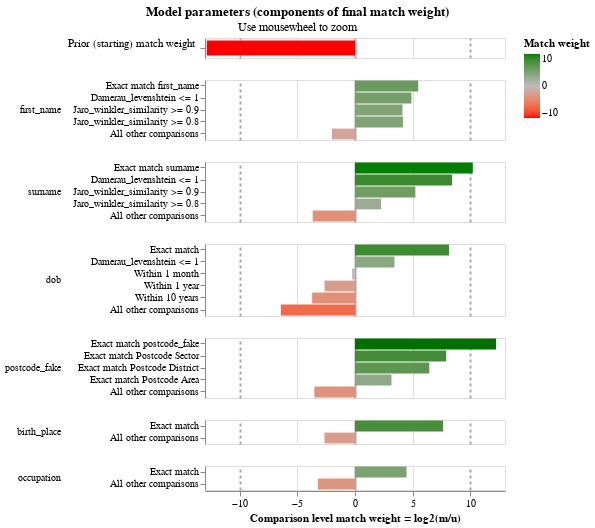

Here is the notebook cell this chart was saved with:
### Code cell
linker.match_weights_chart()

### Figure 1 — Vega-Lite specification as saved in the notebook (floating-point values rounded to 4 significant figures)
{"config": {"view": {"continuousWidth": 300, "continuousHeight": 300, "discreteHeight": 60, "discreteWidth": 400}, "header": {"title": null}, "mark": {"tooltip": null}, "title": {"anchor": "middle"}}, "vconcat": [{"mark": {"type": "bar", "clip": true, "height": 15}, "encoding": {"color": {"field": "log2_bayes_factor", "scale": {"domain": [-10, 0, 10], "interpolate": "lab", "range": ["red", "#bbbbbb", "green"]}, "title": "Match weight", "type": "quantitative"}, "tooltip": [{"field": "comparison_name", "title": "Comparison name", "type": "nominal"}, {"field": "probability_two_random_records_match", "format": ".4f", "title": "Probability two random records match", "type": "nominal"}, {"field": "log2_bayes_factor", "format": ",.4f", "title": "Equivalent match weight", "type": "quantitative"}, {"field": "bayes_factor_description", "title": "Match weight description", "type": "nominal"}], "x": {"axis": {"domain": false, "gridColor": {"condition": {"test": "abs(datum.value / 10)  <= 1 & datum.value % 10 === 0", "value": "#aaa"}, "value": "#ddd"}, "gridDash": {"condition": {"test": "abs(datum.value / 10) == 1", "value": [3]}, "value": null}, "gridWidth": {"condition": {"test": "abs(datum.value / 10)  <= 1 & datum.value % 10 === 0", "value": 2}, "value": 1}, "labels": false, "ticks": false, "title": ""}, "field": "log2_bayes_factor", "scale": {"domain": [-13, 13]}, "type": "quantitative"}, "y": {"axis": {"title": "Prior (starting) match weight", "titleAlign": "right", "titleAngle": 0, "titleFontWeight": "normal"}, "field": "label_for_charts", "sort": {"field": "comparison_vector_value", "order": "descending"}, "type": "nominal"}}, "height": 20, "transform": [{"filter": "(datum.comparison_name == 'probability_two_random_records_match')"}]}, {"mark": {"type": "bar", "clip": true}, "encoding": {"color": {"field": "log2_bayes_factor", "scale": {"domain": [-10, 0, 10], "interpolate": "lab", "range": ["red", "#bbbbbb", "green"]}, "title": "Match weight", "type": "quantitative"}, "row": {"field": "comparison_name", "header": {"labelAlign": "left", "labelAnchor": "middle", "labelAngle": 0}, "sort": {"field": "comparison_sort_order"}, "type": "nominal"}, "tooltip": [{"field": "comparison_name", "title": "Comparison name", "type": "nominal"}, {"field": "label_for_charts", "title": "Label", "type": "ordinal"}, {"field": "sql_condition", "title": "SQL condition", "type": "nominal"}, {"field": "m_probability", "format": ".4f", "title": "M probability", "type": "quantitative"}, {"field": "u_probability", "format": ".4f", "title": "U probability", "type": "quantitative"}, {"field": "bayes_factor", "format": ",.4f", "title": "Bayes factor = m/u", "type": "quantitative"}, {"field": "log2_bayes_factor", "format": ",.4f", "title": "Match weight = log2(m/u)", "type": "quantitative"}, {"field": "bayes_factor_description", "title": "Match weight description", "type": "nominal"}], "x": {"axis": {"gridColor": {"condition": {"test": "abs(datum.value / 10)  <= 1 & datum.value % 10 === 0", "value": "#aaa"}, "value": "#ddd"}, "gridDash": {"condition": {"test": "abs(datum.value / 10) == 1", "value": [3]}, "value": null}, "gridWidth": {"condition": {"test": "abs(datum.value / 10)  <= 1 & datum.value % 10 === 0", "value": 2}, "value": 1}, "title": "Comparison level match weight = log2(m/u)"}, "field": "log2_bayes_factor", "scale": {"domain": [-13, 13]}, "type": "quantitative"}, "y": {"axis": {"title": null}, "field": "label_for_charts", "sort": {"field": "comparison_vector_value", "order": "descending"}, "type": "nominal"}}, "height": {"step": 12}, "resolve": {"axis": {"y": "independent"}, "scale": {"y": "independent"}}, "transform": [{"filter": "(datum.comparison_name != 'probability_two_random_records_match')"}]}], "data": {"name": "data-06e728e4985449f8eea1ad4f28c22a69"}, "params": [{"name": "mouse_zoom", "select": {"type": "interval", "encodings": ["x"]}, "bind": "scales", "views": []}], "resolve": {"axis": {"y": "independent"}, "scale": {"y": "independent"}}, "title": {"text": "Model parameters (components of final match weight)", "subtitle": "Use mousewheel to zoom"}, "$schema": "https://vega.github.io/schema/vega-lite/v5.9.3.json", "datasets": {"data-06e728e4985449f8eea1ad4f28c22a69": [{"comparison_name": "probability_two_random_records_match", "sql_condition": null, "label_for_charts": "", "m_probability": null, "u_probability": null, "m_probability_description": null, "u_probability_description": null, "has_tf_adjustments": false, "tf_adjustment_column": null, "tf_adjustment_weight": null, "is_null_level": false, "bayes_factor": 0.0001358, "log2_bayes_factor": -12.85, "comparison_vector_value": 0, "max_comparison_vector_value": 0, "bayes_factor_description": "The probability that two random records drawn at random match is 0.000 or one in  7,362.3 records.This is equivalent to a starting match weight of -12.846.", "probability_two_random_records_match": 0.0001358, "comparison_sort_order": -1}, {"comparison_name": "first_name", "sql_condition": "\"first_name_l\" = \"first_name_r\"", "label_for_charts": "Exact match first_name", "m_probability": 0.5441, "u_probability": 0.01222, "m_probability_description": "Amongst matching record comparisons, 54.41% of records are in the exact match first_name comparison level", "u_probability_description": "Amongst non-matching record comparisons, 1.22% of records are in the exact match first_name comparison level", "has_tf_adjustments": true, "tf_adjustment_column": "first_name", "tf_adjustment_weight": 1.0, "is_null_level": false, "bayes_factor": 44.51, "log2_bayes_factor": 5.476, "comparison_vector_value": 4, "max_comparison_vector_value": 4, "bayes_factor_description": "If comparison level is `exact match first_name` then comparison is 44.51 times more likely to be a match", "probability_two_random_records_match": 0.0001358, "comparison_sort_order": 0}, {"comparison_name": "first_name", "sql_condition": "damerau_levenshtein(\"first_name_l\", \"first_name_r\") <= 1", "label_for_charts": "Damerau_levenshtein <= 1", "m_probability": 0.08597, "u_probability": 0.002895, "m_probability_description": "Amongst matching record comparisons, 8.60% of records are in the damerau_levenshtein <= 1 comparison level", "u_probability_description": "Amongst non-matching record comparisons, 0.29% of records are in the damerau_levenshtein <= 1 comparison level", "has_tf_adjustments": false, "tf_adjustment_column": null, "tf_adjustment_weight": 1.0, "is_null_level": false, "bayes_factor": 29.7, "log2_bayes_factor": 4.892, "comparison_vector_value": 3, "max_comparison_vector_value": 4, "bayes_factor_description": "If comparison level is `damerau_levenshtein <= 1` then comparison is 29.70 times more likely to be a match", "probability_two_random_records_match": 0.0001358, "comparison_sort_order": 0}, {"comparison_name": "first_name", "sql_condition": "jaro_winkler_similarity(\"first_name_l\", \"first_name_r\") >= 0.9", "label_for_charts": "Jaro_winkler_similarity >= 0.9", "m_probability": 0.03691, "u_probability": 0.002138, "m_probability_description": "Amongst matching record comparisons, 3.69% of records are in the jaro_winkler_similarity >= 0.9 comparison level", "u_probability_description": "Amongst non-matching record comparisons, 0.21% of records are in the jaro_winkler_similarity >= 0.9 comparison level", "has_tf_adjustments": false, "tf_adjustment_column": null, "tf_adjustment_weight": 1.0, "is_null_level": false, "bayes_factor": 17.27, "log2_bayes_factor": 4.11, "comparison_vector_value": 2, "max_comparison_vector_value": 4, "bayes_factor_description": "If comparison level is `jaro_winkler_similarity >= 0.9` then comparison is 17.27 times more likely to be a match", "probability_two_random_records_match": 0.0001358, "comparison_sort_order": 0}, {"comparison_name": "first_name", "sql_condition": "jaro_winkler_similarity(\"first_name_l\", \"first_name_r\") >= 0.8", "label_for_charts": "Jaro_winkler_similarity >= 0.8", "m_probability": 0.08948, "u_probability": 0.004985, "m_probability_description": "Amongst matching record comparisons, 8.95% of records are in the jaro_winkler_similarity >= 0.8 comparison level", "u_probability_description": "Amongst non-matching record comparisons, 0.50% of records are in the jaro_winkler_similarity >= 0.8 comparison level", "has_tf_adjustments": false, "tf_adjustment_column": null, "tf_adjustment_weight": 1.0, "is_null_level": false, "bayes_factor": 17.95, "log2_bayes_factor": 4.166, "comparison_vector_value": 1, "max_comparison_vector_value": 4, "bayes_factor_description": "If comparison level is `jaro_winkler_similarity >= 0.8` then comparison is 17.95 times more likely to be a match", "probability_two_random_records_match": 0.0001358, "comparison_sort_order": 0}, {"comparison_name": "first_name", "sql_condition": "ELSE", "label_for_charts": "All other comparisons", "m_probability": 0.2435, "u_probability": 0.9778, "m_probability_description": "Amongst matching record comparisons, 24.35% of records are in the all other comparisons comparison level", "u_probability_description": "Amongst non-matching record comparisons, 97.78% of records are in the all other comparisons comparison level", "has_tf_adjustments": false, "tf_adjustment_column": null, "tf_adjustment_weight": 1.0, "is_null_level": false, "bayes_factor": 0.249, "log2_bayes_factor": -2.006, "comparison_vector_value": 0, "max_comparison_vector_value": 4, "bayes_factor_description": "If comparison level is `all other comparisons` then comparison is  4.02 times less likely to be a match", "probability_two_random_records_match": 0.0001358, "comparison_sort_order": 0}, {"comparison_name": "surname", "sql_condition": "\"surname_l\" = \"surname_r\"", "label_for_charts": "Exact match surname", "m_probability": 0.7702, "u_probability": 0.0006509, "m_probability_description": "Amongst matching record comparisons, 77.02% of records are in the exact match surname comparison level", "u_probability_description": "Amongst non-matching record comparisons, 0.07% of records are in the exact match surname comparison level", "has_tf_adjustments": true, "tf_adjustment_column": "surname", "tf_adjustment_weight": 1.0, "is_null_level": false, "bayes_factor": 1183.0, "log2_bayes_factor": 10.21, "comparison_vector_value": 4, "max_comparison_vector_value": 4, "bayes_factor_description": "If comparison level is `exact match surname` then comparison is 1,183.29 times more likely to be a match", "probability_two_random_records_match": 0.0001358, "comparison_sort_order": 1}, {"comparison_name": "surname", "sql_condition": "damerau_levenshtein(\"surname_l\", \"surname_r\") <= 1", "label_for_charts": "Damerau_levenshtein <= 1", "m_probability": 0.1264, "u_probability": 0.0003716, "m_probability_description": "Amongst matching record comparisons, 12.64% of records are in the damerau_levenshtein <= 1 comparison level", "u_probability_description": "Amongst non-matching record comparisons, 0.04% of records are in the damerau_levenshtein <= 1 comparison level", "has_tf_adjustments": false, "tf_adjustment_column": null, "tf_adjustment_weight": 1.0, "is_null_level": false, "bayes_factor": 340.0, "log2_bayes_factor": 8.41, "comparison_vector_value": 3, "max_comparison_vector_value": 4, "bayes_factor_description": "If comparison level is `damerau_levenshtein <= 1` then comparison is 340.03 times more likely to be a match", "probability_two_random_records_match": 0.0001358, "comparison_sort_order": 1}, {"comparison_name": "surname", "sql_condition": "jaro_winkler_similarity(\"surname_l\", \"surname_r\") >= 0.9", "label_for_charts": "Jaro_winkler_similarity >= 0.9", "m_probability": 0.01049, "u_probability": 0.0002798, "m_probability_description": "Amongst matching record comparisons, 1.05% of records are in the jaro_winkler_similarity >= 0.9 comparison level", "u_probability_description": "Amongst non-matching record comparisons, 0.03% of records are in the jaro_winkler_similarity >= 0.9 comparison level", "has_tf_adjustments": false, "tf_adjustment_column": null, "tf_adjustment_weight": 1.0, "is_null_level": false, "bayes_factor": 37.51, "log2_bayes_factor": 5.229, "comparison_vector_value": 2, "max_comparison_vector_value": 4, "bayes_factor_description": "If comparison level is `jaro_winkler_similarity >= 0.9` then comparison is 37.51 times more likely to be a match", "probability_two_random_records_match": 0.0001358, "comparison_sort_order": 1}, {"comparison_name": "surname", "sql_condition": "jaro_winkler_similarity(\"surname_l\", \"surname_r\") >= 0.8", "label_for_charts": "Jaro_winkler_similarity >= 0.8", "m_probability": 0.01439, "u_probability": 0.003009, "m_probability_description": "Amongst matching record comparisons, 1.44% of records are in the jaro_winkler_similarity >= 0.8 comparison level", "u_probability_description": "Amongst non-matching record comparisons, 0.30% of records are in the jaro_winkler_similarity >= 0.8 comparison level", "has_tf_adjustments": false, "tf_adjustment_column": null, "tf_adjustment_weight": 1.0, "is_null_level": false, "bayes_factor": 4.781, "log2_bayes_factor": 2.257, "comparison_vector_value": 1, "max_comparison_vector_value": 4, "bayes_factor_description": "If comparison level is `jaro_winkler_similarity >= 0.8` then comparison is 4.78 times more likely to be a match", "probability_two_random_records_match": 0.0001358, "comparison_sort_order": 1}, {"comparison_name": "surname", "sql_condition": "ELSE", "label_for_charts": "All other comparisons", "m_probability": 0.07852, "u_probability": 0.9957, "m_probability_description": "Amongst matching record comparisons, 7.85% of records are in the all other comparisons comparison level", "u_probability_description": "Amongst non-matching record comparisons, 99.57% of records are in the all other comparisons comparison level", "has_tf_adjustments": false, "tf_adjustment_column": null, "tf_adjustment_weight": 1.0, "is_null_level": false, "bayes_factor": 0.07886, "log2_bayes_factor": -3.665, "comparison_vector_value": 0, "max_comparison_vector_value": 4, "bayes_factor_description": "If comparison level is `all other comparisons` then comparison is  12.68 times less likely to be a match", "probability_two_random_records_match": 0.0001358, "comparison_sort_order": 1}, {"comparison_name": "dob", "sql_condition": "\"dob_l\" = \"dob_r\"", "label_for_charts": "Exact match", "m_probability": 0.688, "u_probability": 0.002427, "m_probability_description": "Amongst matching record comparisons, 68.80% of records are in the exact match comparison level", "u_probability_description": "Amongst non-matching record comparisons, 0.24% of records are in the exact match comparison level", "has_tf_adjustments": false, "tf_adjustment_column": null, "tf_adjustment_weight": 1.0, "is_null_level": false, "bayes_factor": 283.4, "log2_bayes_factor": 8.147, "comparison_vector_value": 5, "max_comparison_vector_value": 5, "bayes_factor_description": "If comparison level is `exact match` then comparison is 283.43 times more likely to be a match", "probability_two_random_records_match": 0.0001358, "comparison_sort_order": 2}, {"comparison_name": "dob", "sql_condition": "damerau_levenshtein(\"dob_l\", \"dob_r\") <= 1", "label_for_charts": "Damerau_levenshtein <= 1", "m_probability": 0.2764, "u_probability": 0.02577, "m_probability_description": "Amongst matching record comparisons, 27.64% of records are in the damerau_levenshtein <= 1 comparison level", "u_probability_description": "Amongst non-matching record comparisons, 2.58% of records are in the damerau_levenshtein <= 1 comparison level", "has_tf_adjustments": false, "tf_adjustment_column": null, "tf_adjustment_weight": 1.0, "is_null_level": false, "bayes_factor": 10.73, "log2_bayes_factor": 3.423, "comparison_vector_value": 4, "max_comparison_vector_value": 5, "bayes_factor_description": "If comparison level is `damerau_levenshtein <= 1` then comparison is 10.73 times more likely to be a match", "probability_two_random_records_match": 0.0001358, "comparison_sort_order": 2}, {"comparison_name": "dob", "sql_condition": "\n            abs(date_diff('month',\n                strptime(\"dob_l\", '%Y-%m-%d'),\n                strptime(\"dob_r\", '%Y-%m-%d'))\n                ) <= 1\n        ", "label_for_charts": "Within 1 month", "m_probability": 0.003176, "u_probability": 0.003775, "m_probability_description": "Amongst matching record comparisons, 0.32% of records are in the within 1 month comparison level", "u_probability_description": "Amongst non-matching record comparisons, 0.38% of records are in the within 1 month comparison level", "has_tf_adjustments": false, "tf_adjustment_column": null, "tf_adjustment_weight": 1.0, "is_null_level": false, "bayes_factor": 0.8412, "log2_bayes_factor": -0.2494, "comparison_vector_value": 3, "max_comparison_vector_value": 5, "bayes_factor_description": "If comparison level is `within 1 month` then comparison is  1.19 times less likely to be a match", "probability_two_random_records_match": 0.0001358, "comparison_sort_order": 2}, {"comparison_name": "dob", "sql_condition": "\n            abs(date_diff('year',\n                strptime(\"dob_l\", '%Y-%m-%d'),\n                strptime(\"dob_r\", '%Y-%m-%d'))\n                ) <= 1\n        ", "label_for_charts": "Within 1 year", "m_probability": 0.007452, "u_probability": 0.04654, "m_probability_description": "Amongst matching record comparisons, 0.75% of records are in the within 1 year comparison level", "u_probability_description": "Amongst non-matching record comparisons, 4.65% of records are in the within 1 year comparison level", "has_tf_adjustments": false, "tf_adjustment_column": null, "tf_adjustment_weight": 1.0, "is_null_level": false, "bayes_factor": 0.1601, "log2_bayes_factor": -2.643, "comparison_vector_value": 2, "max_comparison_vector_value": 5, "bayes_factor_description": "If comparison level is `within 1 year` then comparison is  6.25 times less likely to be a match", "probability_two_random_records_match": 0.0001358, "comparison_sort_order": 2}, {"comparison_name": "dob", "sql_condition": "\n            abs(date_diff('year',\n                strptime(\"dob_l\", '%Y-%m-%d'),\n                strptime(\"dob_r\", '%Y-%m-%d'))\n                ) <= 10\n        ", "label_for_charts": "Within 10 years", "m_probability": 0.01686, "u_probability": 0.2214, "m_probability_description": "Amongst matching record comparisons, 1.69% of records are in the within 10 years comparison level", "u_probability_description": "Amongst non-matching record comparisons, 22.14% of records are in the within 10 years comparison level", "has_tf_adjustments": false, "tf_adjustment_column": null, "tf_adjustment_weight": 1.0, "is_null_level": false, "bayes_factor": 0.07615, "log2_bayes_factor": -3.715, "comparison_vector_value": 1, "max_comparison_vector_value": 5, "bayes_factor_description": "If comparison level is `within 10 years` then comparison is  13.13 times less likely to be a match", "probability_two_random_records_match": 0.0001358, "comparison_sort_order": 2}, {"comparison_name": "dob", "sql_condition": "ELSE", "label_for_charts": "All other comparisons", "m_probability": 0.008127, "u_probability": 0.7001, "m_probability_description": "Amongst matching record comparisons, 0.81% of records are in the all other comparisons comparison level", "u_probability_description": "Amongst non-matching record comparisons, 70.01% of records are in the all other comparisons comparison level", "has_tf_adjustments": false, "tf_adjustment_column": null, "tf_adjustment_weight": 1.0, "is_null_level": false, "bayes_factor": 0.01161, "log2_bayes_factor": -6.429, "comparison_vector_value": 0, "max_comparison_vector_value": 5, "bayes_factor_description": "If comparison level is `all other comparisons` then comparison is  86.14 times less likely to be a match", "probability_two_random_records_match": 0.0001358, "comparison_sort_order": 2}, {"comparison_name": "postcode_fake", "sql_condition": "lower(\"postcode_fake_l\") = lower(\"postcode_fake_r\")", "label_for_charts": "Exact match postcode_fake", "m_probability": 0.6787, "u_probability": 0.000141, "m_probability_description": "Amongst matching record comparisons, 67.87% of records are in the exact match postcode_fake comparison level", "u_probability_description": "Amongst non-matching record comparisons, 0.01% of records are in the exact match postcode_fake comparison level", "has_tf_adjustments": false, "tf_adjustment_column": null, "tf_adjustment_weight": 1.0, "is_null_level": false, "bayes_factor": 4813.0, "log2_bayes_factor": 12.23, "comparison_vector_value": 4, "max_comparison_vector_value": 4, "bayes_factor_description": "If comparison level is `exact match postcode_fake` then comparison is 4,813.37 times more likely to be a match", "probability_two_random_records_match": 0.0001358, "comparison_sort_order": 3}, {"comparison_name": "postcode_fake", "sql_condition": "\n        regexp_extract(lower(\"postcode_fake_l\"), '^[A-Za-z]{1,2}[0-9][A-Za-z0-9]? [0-9]')\n     = \n        regexp_extract(lower(\"postcode_fake_r\"), '^[A-Za-z]{1,2}[0-9][A-Za-z0-9]? [0-9]')\n    ", "label_for_charts": "Exact match Postcode Sector", "m_probability": 0.09454, "u_probability": 0.0003954, "m_probability_description": "Amongst matching record comparisons, 9.45% of records are in the exact match postcode sector comparison level", "u_probability_description": "Amongst non-matching record comparisons, 0.04% of records are in the exact match postcode sector comparison level", "has_tf_adjustments": false, "tf_adjustment_column": null, "tf_adjustment_weight": 1.0, "is_null_level": false, "bayes_factor": 239.1, "log2_bayes_factor": 7.901, "comparison_vector_value": 3, "max_comparison_vector_value": 4, "bayes_factor_description": "If comparison level is `exact match postcode sector` then comparison is 239.10 times more likely to be a match", "probability_two_random_records_match": 0.0001358, "comparison_sort_order": 3}, {"comparison_name": "postcode_fake", "sql_condition": "\n        regexp_extract(lower(\"postcode_fake_l\"), '^[A-Za-z]{1,2}[0-9][A-Za-z0-9]?')\n     = \n        regexp_extract(lower(\"postcode_fake_r\"), '^[A-Za-z]{1,2}[0-9][A-Za-z0-9]?')\n    ", "label_for_charts": "Exact match Postcode District", "m_probability": 0.04245, "u_probability": 0.0004891, "m_probability_description": "Amongst matching record comparisons, 4.25% of records are in the exact match postcode district comparison level", "u_probability_description": "Amongst non-matching record comparisons, 0.05% of records are in the exact match postcode district comparison level", "has_tf_adjustments": false, "tf_adjustment_column": null, "tf_adjustment_weight": 1.0, "is_null_level": false, "bayes_factor": 86.79, "log2_bayes_factor": 6.44, "comparison_vector_value": 2, "max_comparison_vector_value": 4, "bayes_factor_description": "If comparison level is `exact match postcode district` then comparison is 86.79 times more likely to be a match", "probability_two_random_records_match": 0.0001358, "comparison_sort_order": 3}, {"comparison_name": "postcode_fake", "sql_condition": "\n        regexp_extract(lower(\"postcode_fake_l\"), '^[A-Za-z]{1,2}')\n     = \n        regexp_extract(lower(\"postcode_fake_r\"), '^[A-Za-z]{1,2}')\n    ", "label_for_charts": "Exact match Postcode Area", "m_probability": 0.09818, "u_probability": 0.01097, "m_probability_description": "Amongst matching record comparisons, 9.82% of records are in the exact match postcode area comparison level", "u_probability_description": "Amongst non-matching record comparisons, 1.10% of records are in the exact match postcode area comparison level", "has_tf_adjustments": false, "tf_adjustment_column": null, "tf_adjustment_weight": 1.0, "is_null_level": false, "bayes_factor": 8.95, "log2_bayes_factor": 3.162, "comparison_vector_value": 1, "max_comparison_vector_value": 4, "bayes_factor_description": "If comparison level is `exact match postcode area` then comparison is 8.95 times more likely to be a match", "probability_two_random_records_match": 0.0001358, "comparison_sort_order": 3}, {"comparison_name": "postcode_fake", "sql_condition": "ELSE", "label_for_charts": "All other comparisons", "m_probability": 0.08616, "u_probability": 0.988, "m_probability_description": "Amongst matching record comparisons, 8.62% of records are in the all other comparisons comparison level", "u_probability_description": "Amongst non-matching record comparisons, 98.80% of records are in the all other comparisons comparison level", "has_tf_adjustments": false, "tf_adjustment_column": null, "tf_adjustment_weight": 1.0, "is_null_level": false, "bayes_factor": 0.08721, "log2_bayes_factor": -3.519, "comparison_vector_value": 0, "max_comparison_vector_value": 4, "bayes_factor_description": "If comparison level is `all other comparisons` then comparison is  11.47 times less likely to be a match", "probability_two_random_records_match": 0.0001358, "comparison_sort_order": 3}, {"comparison_name": "birth_place", "sql_condition": "\"birth_place_l\" = \"birth_place_r\"", "label_for_charts": "Exact match", "m_probability": 0.8412, "u_probability": 0.004256, "m_probability_description": "Amongst matching record comparisons, 84.12% of records are in the exact match comparison level", "u_probability_description": "Amongst non-matching record comparisons, 0.43% of records are in the exact match comparison level", "has_tf_adjustments": true, "tf_adjustment_column": "birth_place", "tf_adjustment_weight": 1.0, "is_null_level": false, "bayes_factor": 197.7, "log2_bayes_factor": 7.627, "comparison_vector_value": 1, "max_comparison_vector_value": 1, "bayes_factor_description": "If comparison level is `exact match` then comparison is 197.67 times more likely to be a match", "probability_two_random_records_match": 0.0001358, "comparison_sort_order": 4}, {"comparison_name": "birth_place", "sql_condition": "ELSE", "label_for_charts": "All other comparisons", "m_probability": 0.1588, "u_probability": 0.9957, "m_probability_description": "Amongst matching record comparisons, 15.88% of records are in the all other comparisons comparison level", "u_probability_description": "Amongst non-matching record comparisons, 99.57% of records are in the all other comparisons comparison level", "has_tf_adjustments": false, "tf_adjustment_column": null, "tf_adjustment_weight": 1.0, "is_null_level": false, "bayes_factor": 0.1595, "log2_bayes_factor": -2.648, "comparison_vector_value": 0, "max_comparison_vector_value": 1, "bayes_factor_description": "If comparison level is `all other comparisons` then comparison is  6.27 times less likely to be a match", "probability_two_random_records_match": 0.0001358, "comparison_sort_order": 4}, {"comparison_name": "occupation", "sql_condition": "\"occupation_l\" = \"occupation_r\"", "label_for_charts": "Exact match", "m_probability": 0.8964, "u_probability": 0.04052, "m_probability_description": "Amongst matching record comparisons, 89.64% of records are in the exact match comparison level", "u_probability_description": "Amongst non-matching record comparisons, 4.05% of records are in the exact match comparison level", "has_tf_adjustments": true, "tf_adjustment_column": "occupation", "tf_adjustment_weight": 1.0, "is_null_level": false, "bayes_factor": 22.12, "log2_bayes_factor": 4.467, "comparison_vector_value": 1, "max_comparison_vector_value": 1, "bayes_factor_description": "If comparison level is `exact match` then comparison is 22.12 times more likely to be a match", "probability_two_random_records_match": 0.0001358, "comparison_sort_order": 5}, {"comparison_name": "occupation", "sql_condition": "ELSE", "label_for_charts": "All other comparisons", "m_probability": 0.1036, "u_probability": 0.9595, "m_probability_description": "Amongst matching record comparisons, 10.36% of records are in the all other comparisons comparison level", "u_probability_description": "Amongst non-matching record comparisons, 95.95% of records are in the all other comparisons comparison level", "has_tf_adjustments": false, "tf_adjustment_column": null, "tf_adjustment_weight": 1.0, "is_null_level": false, "bayes_factor": 0.1079, "log2_bayes_factor": -3.212, "comparison_vector_value": 0, "max_comparison_vector_value": 1, "bayes_factor_description": "If comparison level is `all other comparisons` then comparison is  9.27 times less likely to be a match", "probability_two_random_records_match": 0.0001358, "comparison_sort_order": 5}]}}
